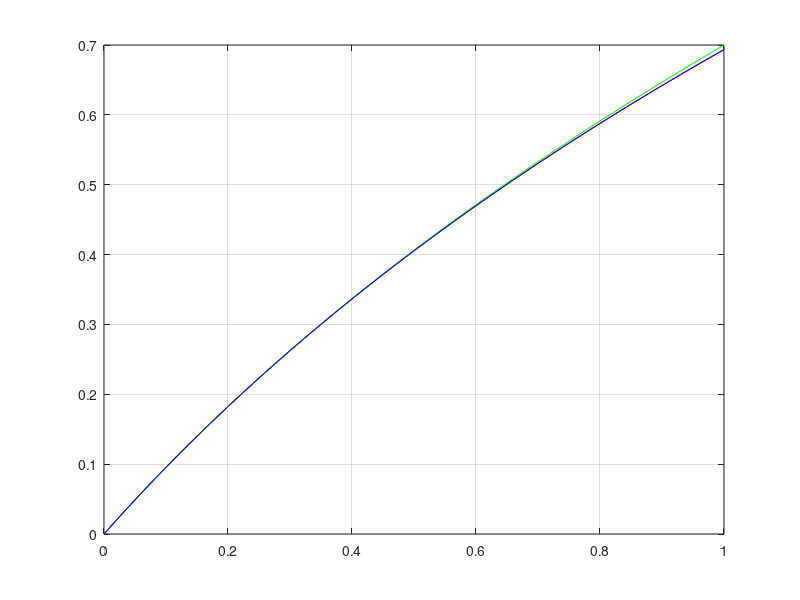
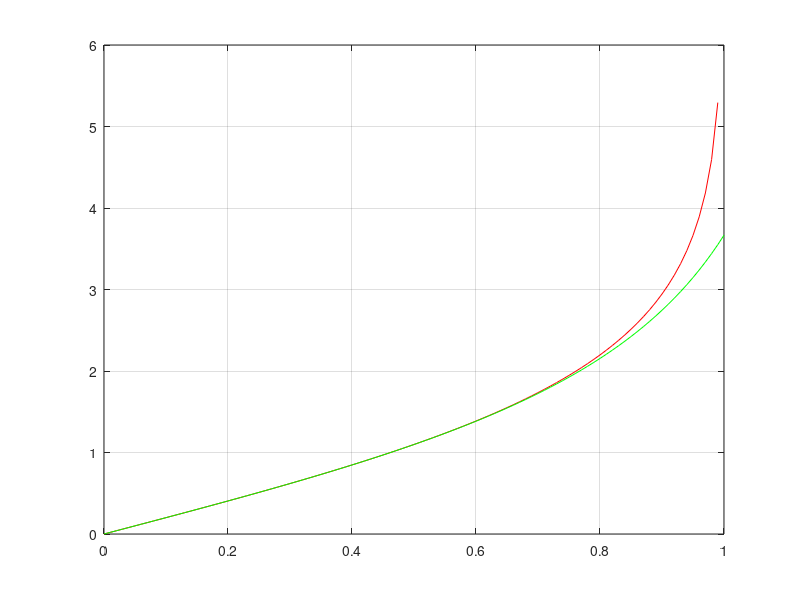

These charts were generated, in order, by the following MATLAB code:
% Logarytmy

clear all; close all;

x = 0 : 0.01 : 1;

y1 = log(1+x);
y2 = x.*(6+x)./(6+4*x);
y3 = x.*(6+0.7662*x)./(5.9897+3.7658*x);

figure;
plot(x,y1,'r',x,y2,'g',x,y3,'b'); grid; pause

y1 = log((1+x)./(1-x));
y2 = 2*x.*(15-4*x.^2) ./ (15-9*x.^2);

figure;
plot(x,y1,'r',x,y2,'g'); grid; pause

